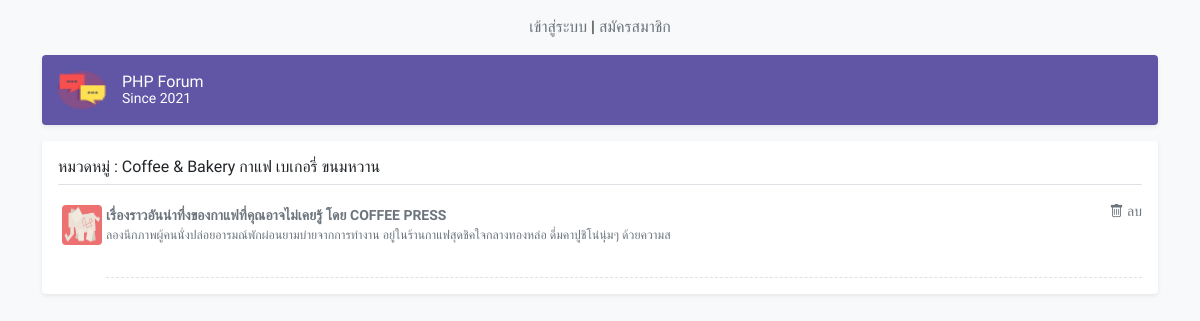
The app's page /post.php?category_id=1 with its own data.
### tables this page shows
CREATE TABLE `categories` (
  `id` bigint(20) unsigned NOT NULL AUTO_INCREMENT,
  `icon` varchar(255) DEFAULT NULL,
  `name` varchar(255) NOT NULL,
  `description` text,
  PRIMARY KEY (`id`)
);

CREATE TABLE `posts` (
  `id` bigint(20) NOT NULL AUTO_INCREMENT,
  `category_id` bigint(20) unsigned DEFAULT NULL,
  `member_id` int(11) DEFAULT NULL,
  `title` varchar(255) NOT NULL,
  `content` longtext NOT NULL,
  `created_at` timestamp NOT NULL ON UPDATE CURRENT_TIMESTAMP,
  PRIMARY KEY (`id`),
  KEY `category_id` (`category_id`),
  KEY `member_id` (`member_id`),
  CONSTRAINT `posts_ibfk_1` FOREIGN KEY (`category_id`) REFERENCES `categories` (`id`) ON DELETE NO ACTION,
  CONSTRAINT `posts_ibfk_2` FOREIGN KEY (`member_id`) REFERENCES `member` (`id`)
);

CREATE TABLE `member` (
  `id` int(11) NOT NULL AUTO_INCREMENT,
  `icon` varchar(255) DEFAULT NULL,
  `username` varchar(255) NOT NULL,
  `password` varchar(255) NOT NULL,
  PRIMARY KEY (`id`)
);

### post.php (the view, shortened to what this page needs)
<!doctype html>
<html lang="en">
<head>
    <link href="https://cdn.jsdelivr.net/npm/bootstrap@5.0.2/dist/css/bootstrap.min.css" rel="stylesheet">
    <link rel="stylesheet" href="https://cdn.jsdelivr.net/npm/bootstrap-icons@1.5.0/font/bootstrap-icons.css">
    <link href="css/style.css" rel="stylesheet">
</head>
<body class="bg-light">
<main class="container">
    <?php include 'partials/header.php'; ?>
    <?php
    include 'partials/connect.php';
    $queryCategory = $conn->query("SELECT * FROM categories where id ='" . $_GET['category_id']. "' ");
    $category = $queryCategory->fetch_row();
    $posts = $conn->query("SELECT posts.id,posts.title,posts.content,member.icon FROM posts INNER JOIN member ON member.id = posts.member_id where posts.category_id ='" . $_GET['category_id']. "' ");
    ?>
    <div class="my-3 p-3 bg-body rounded shadow-sm">
        <h6 class="border-bottom pb-2 mb-0">หมวดหมู่ : <?php echo $category[2]; ?></h6>
        <?php
        if ($posts->num_rows > 0) {
              while($row = $posts->fetch_assoc()) {
        ?>
            <div class="d-flex text-muted pt-3">
                <img src="./uploads/<?php echo $row['icon'];?>" class="rounded m-1" alt="" width="40" height="40">
                <div class="pb-3 mb-0 small lh-md border-bottom-dashed w-100">
                    <div class="d-flex justify-content-between">
                        <strong class="text-gray-dark mt-1">
                            <a href="show.php?post_id=<?php echo $row['id'];?>" class="nounderline">
                                <?php echo $row['title']; ?>
                            </a>
                        </strong>
                        <a href="delete.php?post_id=<?php echo $row['id'];?>" class="nounderline"><i class="bi bi-trash"></i> ลบ</a>
                    </div>
                    <span class="d-block small">
                        <a href="show.php?post_id=<?php echo $row['id'];?>" class="nounderline">
                            <?php echo mb_substr($row['content'], 0, 120) ?>
                        </a>
                    </span>
                </div>
            </div>
        <?php
              }
        }
        ?>
  </div>
</main>
</body>
</html>

### css/style.css (style rules this page uses)
html, body { overflow-x: hidden; font-family: 'Sarabun', sans-serif; }
body { padding-top: 15px; font-family: 'Sarabun', sans-serif; }
.border-bottom-dashed { border-bottom: 1px dashed #dee2e6 }
.nounderline { color: #6c757d; text-decoration: none !important }

### records on screen
categories: name "Coffee & Bakery กาแฟ เบเกอรี่ ขนมหวาน"
posts: member.icon (picture), title "เรื่องราวอันน่าทึ่งของกาแฟที่คุณอาจไม่เคยรู้ โดย COFFEE PRESS", content "ลองนึกภาพผู้คนนั่งปล่อยอารมณ์พักผ่อนยามบ่ายจากการทำงาน อยู่ในร้านกาแฟสุดชิคใจกลางทองหล่อ ดื่มคาปูชิโน่นุ่มๆ ด้วยความส"
